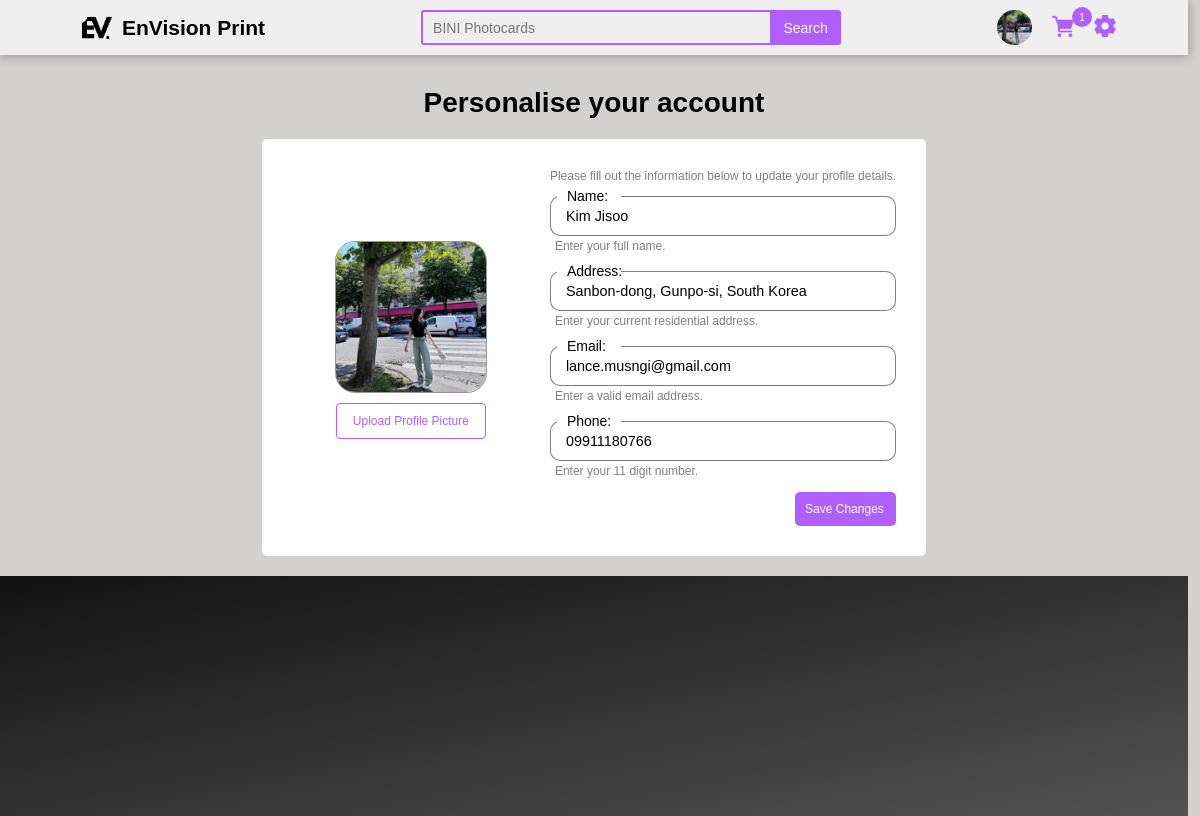
/edituser.php, run on the app's committed database.
### tables this page shows
CREATE TABLE `page` (
  `ItemID` int(11) NOT NULL,
  `Itemname` varchar(50) NOT NULL,
  `value` varchar(200) NOT NULL
);

CREATE TABLE `currentuser` (
  `UserId` int(11) NOT NULL,
  `FName` varchar(50) NOT NULL,
  `username` varchar(200) NOT NULL,
  `email` varchar(50) NOT NULL,
  `address` varchar(200) DEFAULT NULL,
  `phone` varchar(15) DEFAULT NULL,
  `profile` varchar(200) NOT NULL
);

### query.php (called while the page is built, shortened)
<?php
$queryUser = mysqli_query($con, "SELECT * FROM currentuser WHERE UserID = 1");
$rowUser = mysqli_fetch_assoc($queryUser);
$username = $rowUser["username"];
$address = $rowUser['address'];
$phone = $rowUser['phone'];
if ($username != 0) {
    $on = mysqli_query($con, "SELECT * FROM users WHERE username = '$username'");
    $rowon = mysqli_fetch_assoc($on);
    $UserID = $rowon["UserID"];
    $query69 = mysqli_query($con, "SELECT COUNT(cart_id) AS count from cart WHERE customer_id = $UserID");
    $row69 = mysqli_fetch_assoc($query69);
    $cartcount = $row69["count"];
} else {
    $verification = '0';
    $block = '0';
}
$queryPage = mysqli_query($con, "SELECT * FROM page WHERE ItemID IN (1, 2, 3, 4, 5)");
while ($rowPage = mysqli_fetch_assoc($queryPage)) {
    if ($rowPage["ItemID"] == 1) {
        $logo = $rowPage["value"];
    } elseif ($rowPage["ItemID"] == 2) {
        $companyname = $rowPage["value"];
    } elseif ($rowPage["ItemID"] == 3) {
        $backgroundimg = $rowPage["value"];
    } elseif ($rowPage["ItemID"] == 4) {
        $backgroundcolor = $rowPage["value"];
    } elseif ($rowPage["ItemID"] == 5) {
        $color = $rowPage["value"];
    }
}

### edituser.php (the view, shortened to what this page needs)
<!DOCTYPE html>
<html>
<head>
    <?php
    include("connect.php");
    include("query.php");
    ?>
    <link rel="stylesheet" href="css/global.css">
    <link rel="stylesheet" href="css/edituser.css">
</head>
<body>
    <?php
    include("header.php");
    ?>
    <br><br>
    <h1 class="center">Personalise your account</h1>
    <section></a>
        <div class="wrapper" id="w1">
            <form action="" method="post" enctype="multipart/form-data">
                <div class="wedit">
                    <div class="weditimg">
                        <div class="profileImage"><img id='profileimg' src='<?= $location ?>' alt='Profile Picture'></div>
                        <label class="btn-upload-img">
                            Upload Profile Picture <input type="file" id="img" name="img" accept="image/*">
                        </label>
                    </div>
                    <div class="weform">
                        <p class="email">Please fill out the information below to update your profile details.</p>
                        <div class="inweform">
                            <div class="weitem">
                                <div class="border">
                                    <p>Name:</p>
                                </div>
                                <?php
                                echo "<input type='text' class='input2' name='first_name' value='$FName'>";
                                ?>
                                <p class="email">Enter your full name.</p>
                            </div>
                            <div class="weitem">
                                <div class="border">
                                    <p>Address:</p>
                                </div>
                                <?php
                                echo "<input type='text' class='input2' name='address' value='$address' title='Enter your current residential address'>";
                                ?>
                                <p class="email">Enter your current residential address.</p>
                            </div>
                        </div>
                        <div class="inweform">
                            <div class="weitem">
                                <div class="border">
                                    <p>Email:</p>
                                </div>
                                <?php
                                echo "<input type='text' class='input2' name='email' id='emailInput' value='$email' style='text-transform: none;' pattern='.*\.com' title='Please enter a valid email address'>";
                                ?>
                                <p class="email">Enter a valid email address.</p>
                            </div>
                            <div class="weitem">
                                <div class="border">
                                    <p>Phone:</p>
                                </div>
                                <?php
                                echo "<input type='tel' class='input2' name='phone' value='$phone' pattern='^(\d{11}|\d{12}|\d{13})?$' title='Enter 11 or 13 digits'>";
                                ?>
                                <p class="email">Enter your 11 digit number.</p>
                            </div>
                            <label class="btn-save">
                                <div class="btnsave">
                                    Save Changes <input formaction="updateuser.php" type="submit" name="submit">
                                </div>
                            </label>
                        </div>
                    </div>
                </div>
            </form>
        </div>
    </section>
</body>
</html>

### header.php (shortened to what this page needs)
<nav>
    <div class="header">
        <div class="logo">
            <a href='Landingpage.php#'>
                <img src='<?= $logo ?>' height='55px'>
                <h1>EnVision Print</h1>
            </a>
        </div>
        <div class="searchbar">
            <input type="text" class="searchinp searchbar" id="searchbar" onchange="loadXMLDoc('search')" placeholder="BINI Photocards">
            <button class="searchbtn">Search</button>
        </div>
        <?php
        $query = mysqli_query($con, "select * from currentuser where UserID = '1'");
        $row = mysqli_fetch_assoc($query);
        $location = $row["profile"];
        $username = $row["username"];
        $FName = $row["FName"];
        $email = $row["email"];
        if ($username == "0") {
            echo "<div class='login'>
             <div class='pointer' id='popup-signin'>
                 <img src='css/img/login.png' height='15'>
                 <p class='loginb'>Sign in</p>
             </div>
             <div>|</div>
             <div class='pointer' id='popup-create'>
              <img src='css/img/createacc.png'height='15'>
                 <p class='signupb'>Create Account</p>
             </div>
         </div>";
        } else {
            echo "<div class='profile'>
                            <img src='$location' width='35' height='35' id='currentuser'>
                    <div id='inout'>
                    </div>
                        <div class='carts'>
                        <a href='cart.php'><img src='css/img/shopping-cart.png' width='22' id='currentuser'><div class='cartcount'>$cartcount</div></a>
                        <a onclick='showSettingsPopup()'><img src='css/img/setting.png' width='22' id='profile'>";
            echo "</a></div></div>";
        }
        ?>
    </div>
</nav>

### css/global.css (style rules this page uses)
* { font-family: Arial, Helvetica, sans-serif; scroll-behavior: smooth; max-width: 99vw; z-index: 0; padding: 0px; margin: 0px; box-sizing: border-box; }
body { font-size: 14px; background-color: #d3d0d0; }
a { text-decoration: none; color: black; cursor: pointer; }
.center { display: flex; justify-content: center; }
nav { position: sticky; top: 0px; z-index: 2; background-color: #ffffffa6; backdrop-filter: blur(10px); }
.header { width: 100%; height: 55px; box-shadow: rgba(0, 0, 0, 0.267) 0 1px 10px 1px; display: flex; gap: 156px; justify-content: center; align-items: center; }
.logo > a { display: flex; align-items: center; }
.logo img { height: 50px; padding: 8px; }
.searchbar { width: 420px; height: 35px; display: flex; }
.searchbar .searchinp { all: unset; border: solid 2px var(--primary); vertical-align: middle; width: 100%; padding: 8px 20px 8px 10px; font-size: 1em; line-height: 20px; border-right: 0 none; border-radius: 0.1875rem 0 0 0.1875rem; border-color: var(--primary); }
.searchbar .searchbtn { all: unset; display: flex; padding: 3px; border-radius: 0 3px 3px 0; background-color: var(--primary); width: 41px; justify-content: center; align-items: center; color: white; padding: 0 15px; }
.profile { display: flex; align-items: center; gap: 10px; }
.profile > img { border-radius: 50%; object-fit: cover; }
.email { font-size: 12px; color: gray; }
.carts { display: flex; gap: 20px; align-items: center; }
.cartcount { margin: -28px 14px; position: absolute; background-color: var(--primary); color: white; width: 15px; height: 15px; border-radius: 50%; display: flex; align-items: center; justify-content: center; font-size: x-small; }
.input2 { background: none; border: 0; outline: 0; height: 40px; width: 100%; font-size: 0.9rem; padding: 8px 15px; background-color: white; margin-top: 10px; border-radius: 10px; border: 1px solid #00000080; }
.cartcount { margin: -33px 20px; position: absolute; background-color: var(--primary); color: white; width: 20px; height: 20px; border-radius: 50%; display: flex; align-items: center; justify-content: center; }
footer { padding: 50px; min-height: 30vh; background: linear-gradient(to bottom right, #121212, #535353 100%); display: flex; flex-direction: column; align-items: center; justify-content: center; gap: 30px; }

### css/edituser.css (style rules this page uses)
.wedit { display: flex; min-height: 344px; align-items: center; border-radius: 5px; padding: 30px; gap: 20px; background: white; }
.weditimg { width: 238px; height: 272px; display: flex; flex-direction: column; align-items: center; justify-content: center; gap: 10px; }
.weditimg img { object-fit: cover; width: 150px; height: 150px; }
div#w1 { display: flex; justify-content: center; margin: 20px; }
.border { position: relative; margin: 0 0 -23px 7px; z-index: 2; background: white; border-radius: 10px; padding: 5px 5px 5px 10px; width: 64px; }
.weditimg label { margin: 0 auto 15px; padding: 10px 0; border: 1px solid var(--primary); font-size: 12px; transition: all 0.2s ease-in; }
.btn-upload-img { width: 150px; color: var(--primary); border-radius: 4px; text-align: center; cursor: pointer; }
.btnsave { margin: 9px 0 0 auto; padding: 10px; background-color: var(--primary); color: #fff; border-radius: 5px; font-size: 12px; width: 101px; transition: all 0.3s ease-in; }
#profileimg { transition: opacity 0.5s ease-in-out; opacity: 1; }
.profileImage { border: 1px solid rgba(0, 0, 0, 0.4); border-radius: 20px; overflow: hidden; display: flex; justify-content: center; align-items: center; }
.weitem .email { padding: 3px 0 5px 5px; }

### data on the page
page: value (picture)
currentuser: profile (picture), first_name "Kim Jisoo", address "Sanbon-dong, Gunpo-si, South Korea", email "lance.musngi@gmail.com", phone "09911180766"

### other printed values
$cartcount "1"
